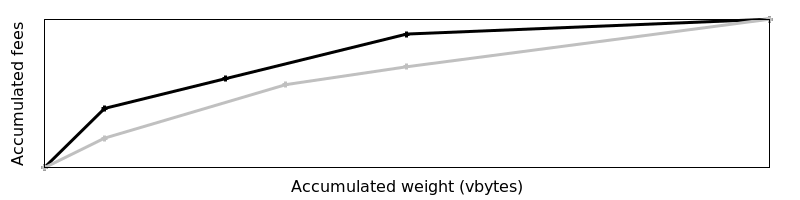

This figure's gnuplot source:
set terminal pngcairo size 800,200

set style line 1 lc rgb 'black' lt 1 lw 3    # Black line style
set style line 2 lc rgb 'grey' lt 1 lw 3     # Grey line style

set key off  # Turn off the legend

unset xtics
unset ytics
set xlabel "Accumulated weight (vbytes)"
set ylabel "Accumulated fees"

set output '2023-12-comparable-chunkings.png'
plot '2023-12-clusterings.data' using 1:2 with linespoints linestyle 1, \
     '2023-12-clusterings.data' using 3:4 with linespoints linestyle 2

set output '2023-12-incomparable-chunkings.png'
plot '2023-12-clusterings.data' using 1:2 with linespoints linestyle 1, \
     '2023-12-clusterings.data' using 5:6 with linespoints linestyle 2
